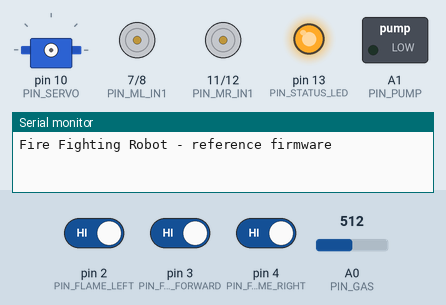
Bench run of a sketch on a simulated Arduino Uno, built with avr-gcc and run on an emulated ATmega328P. On the bench: servo, motor-driver pin pairs drawn as motors (green arrow = first pin HIGH = forward, orange = second pin HIGH = backward, longer = more drive, scaled by the enable pin), switched loads named in the sketch (green lamp = pin HIGH), output pins drawn as LEDs (lit = HIGH), the last lines printed to the serial monitor. Dashed ring = blinking. The test bench sets the inputs (shaded band); at power-on: pin 2 (PIN_FLAME_LEFT) HIGH, pin 3 (PIN_FLAME_FORWARD) HIGH, pin 4 (PIN_FLAME_RIGHT) HIGH, A0 (PIN_GAS) = 512. The modem accepts every AT command (registered, SIM ready, sends succeed) and sends nothing else.

Above: at 1.2 s.
1.3 s: pin 2 (PIN_FLAME_LEFT) driven LOW
At 5.22 s:
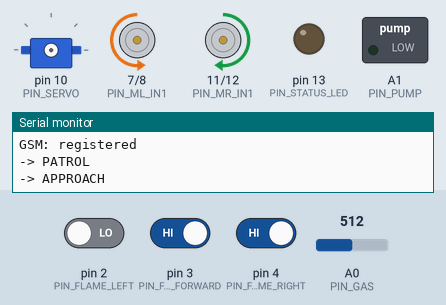
6.9 s: pin 3 (PIN_FLAME_FORWARD) driven LOW
At 8.62 s:
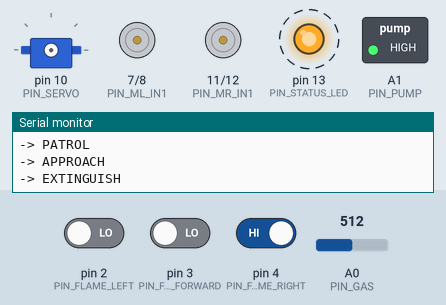
10.4 s: pin 2 (PIN_FLAME_LEFT) driven HIGH and pin 3 (PIN_FLAME_FORWARD) driven HIGH
At 10.74 s:
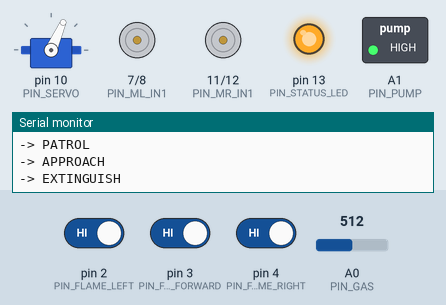
15.7 s: pin 4 (PIN_FLAME_RIGHT) driven LOW
Timing chart, 0 to 22.1 s (numbered marks = the images above; inputs shaded):
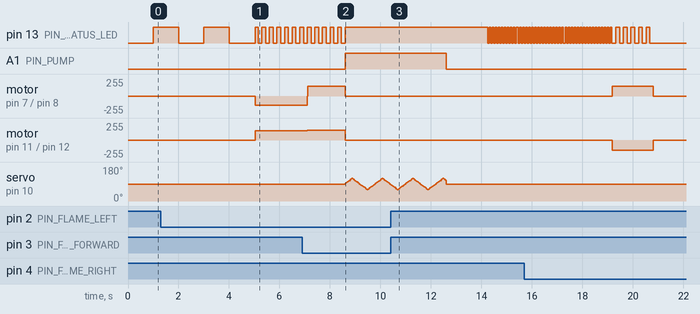

Measured:
- after the input at 1.3 s, motor on pin 7 (PIN_ML_IN1) / pin 8 (PIN_ML_IN2): stopped → backward 140/255 after 3.7 s; motor on pin 11 (PIN_MR_IN1) / pin 12 (PIN_MR_IN2): stopped → forward 140/255 after 3.7 s
- after the input at 6.9 s, pin 13 (PIN_STATUS_LED): goes on until 8.6 s, then stays HIGH; A1 (PIN_PUMP): LOW → HIGH after 1.7 s
- after the input at 10.4 s, pin 13 (PIN_STATUS_LED): alternates HIGH for 0.06 s and LOW for 0.06 s, starting after 3.8 s; A1 (PIN_PUMP): goes on until 12.6 s, then stays LOW; servo on pin 10 (PIN_SERVO): goes on until 12.6 s, then stays 90°

The sketch:

FireFightingRobot.ino
```cpp
/*
 * FireFightingRobot.ino
 * Fire Fighting Robot with SMS and Call Alert - Arduino Uno
 *
 * *** REFERENCE IMPLEMENTATION ***
 * Newly written in 2026 from the design in the 2023-24 project report. It is
 * NOT the original project code (which is not available), and it has been
 * compile-checked only. It has not been tested on hardware. Pin numbers are
 * proposals defined in config.h.
 *
 * Behaviour (follows the report flowchart, with added safety logic):
 *   PATROL     drive forward slowly, watch three flame sensors
 *   APPROACH   steer toward the flame; stop when the forward sensor has seen
 *              it for a while
 *   EXTINGUISH stop, aim the servo, run the pump for a bounded time
 *   VERIFY     re-check the sensors; repeat up to a limit
 *   ALERT      send SMS (and optionally call) with the outcome
 *   LOCKOUT    stay stopped for a cooldown, then resume patrol
 *   GAS_ALARM  MQ-2 above threshold: stop everything and alert
 *
 * Design decisions (and why):
 *  - Non-blocking timing (millis) everywhere except the GSM exchange. The GSM
 *    exchange is blocking but bounded by timeouts, and only runs when motors
 *    and pump are already off, so no actuator is left running unattended and
 *    the supply is not asked to feed pump + GSM burst current together.
 *  - Flame inputs are debounced with a hysteresis counter (sunlight / flicker).
 *  - Motors reverse only through a dead-time stop; the pump refuses to start
 *    while a motor is moving (interlock) and is always forced off on entry to
 *    any state that does not need it.
 *  - Servo is attached only while spraying (the Servo library shares Timer1
 *    interrupts with SoftwareSerial and causes jitter/garbled bytes otherwise).
 *  - Gas alarm stops the robot: motors and relays can spark near gas.
 *  - SMS/call are rate-limited so a persistent fire cannot flood the phone.
 *  - No String objects (heap fragmentation on a 2 KB RAM device).
 */

#include <Servo.h>
#include <SoftwareSerial.h>
#include "config.h"

#if defined(__has_include)
#  if __has_include("secrets.h")
#    include "secrets.h"
#  endif
#endif
#ifndef ALERT_PHONE_NUMBER
#  define ALERT_PHONE_NUMBER "+000000000000"
#  define PLACEHOLDER_PHONE_NUMBER 1
#endif

#if DEBUG_SERIAL
#  define LOG(x) Serial.println(x)
#else
#  define LOG(x)
#endif

// ---------------------------------------------------------------------------
// Globals
// ---------------------------------------------------------------------------
Servo aimServo;
SoftwareSerial gsm(PIN_GSM_RX, PIN_GSM_TX);

State    state = State::Init;
uint32_t stateEnteredMs = 0;

// Flame sensing
const uint8_t FLAME_PINS[3] = {PIN_FLAME_LEFT, PIN_FLAME_FORWARD, PIN_FLAME_RIGHT};
const uint8_t FLAME_L = 1, FLAME_F = 2, FLAME_R = 4;
uint8_t  flameCounter[3] = {0, 0, 0};
uint8_t  flameStableMask = 0;
uint32_t lastFlameSampleMs = 0;
uint32_t lastFlameSeenMs = 0;
uint32_t forwardSinceMs = 0;           // 0 = forward sensor not currently active

// Motors: index 0 = left, 1 = right
const uint8_t MOTOR_IN1[2] = {PIN_ML_IN1, PIN_MR_IN1};
const uint8_t MOTOR_IN2[2] = {PIN_ML_IN2, PIN_MR_IN2};
const uint8_t MOTOR_EN[2]  = {PIN_ML_EN,  PIN_MR_EN};
int16_t  motorTarget[2]  = {0, 0};
int16_t  motorApplied[2] = {0, 0};
uint32_t motorChangedMs[2] = {0, 0};

// Pump / servo
bool     pumpOn = false;
uint32_t pumpStartMs = 0;
uint8_t  extinguishAttempts = 0;
int16_t  servoAngle = SERVO_CENTER_DEG;
int8_t   servoDir = 1;
uint32_t lastServoStepMs = 0;

// Gas
uint16_t gasAvg = 0;
bool     gasAlarmActive = false;
uint8_t  gasCounter = 0;
uint32_t lastGasSampleMs = 0;

// GSM / alerts
bool     gsmReady = false;
bool     gsmInitTried = false;
Outcome  outcome = OUTCOME_EXTINGUISHED;
uint32_t lockoutMs = 0;
bool     fireAlertEverSent = false, gasAlertEverSent = false;
uint32_t lastFireAlertMs = 0, lastGasAlertMs = 0;

// Status LED
uint32_t lastLedMs = 0;

// ---------------------------------------------------------------------------
// Motor control
// ---------------------------------------------------------------------------
static void applyMotor(uint8_t i, int16_t speed) {
  if (speed > 255)  speed = 255;
  if (speed < -255) speed = -255;
  if (speed > 0)      { digitalWrite(MOTOR_IN1[i], HIGH); digitalWrite(MOTOR_IN2[i], LOW);  }
  else if (speed < 0) { digitalWrite(MOTOR_IN1[i], LOW);  digitalWrite(MOTOR_IN2[i], HIGH); }
  else                { digitalWrite(MOTOR_IN1[i], LOW);  digitalWrite(MOTOR_IN2[i], LOW);  }
  analogWrite(MOTOR_EN[i], speed < 0 ? -speed : speed);
  motorApplied[i] = speed;
}

// Immediate stop of both motors (used for safety stops).
static void stopMotorsNow() {
  for (uint8_t i = 0; i < 2; i++) {
    motorTarget[i] = 0;
    applyMotor(i, 0);
    motorChangedMs[i] = millis();
  }
}

static void setDrive(int16_t left, int16_t right) {
  motorTarget[0] = left;
  motorTarget[1] = right;
}

// Moves each motor toward its target; forces a brief stop when direction flips.
static void motorsUpdate(uint32_t now) {
  for (uint8_t i = 0; i < 2; i++) {
    if (motorApplied[i] == motorTarget[i]) continue;
    bool reversing = (motorApplied[i] > 0 && motorTarget[i] < 0) ||
                     (motorApplied[i] < 0 && motorTarget[i] > 0);
    if (reversing) {
      applyMotor(i, 0);
      motorChangedMs[i] = now;
      continue;
    }
    if (motorApplied[i] == 0 && motorTarget[i] != 0 &&
        (now - motorChangedMs[i]) < MOTOR_DEADTIME_MS) continue;
    applyMotor(i, motorTarget[i]);
    motorChangedMs[i] = now;
  }
}

// ---------------------------------------------------------------------------
// Pump and servo
// ---------------------------------------------------------------------------
static void pumpSet(bool on) {
  if (on) {
    // Interlock: never start the pump while a wheel is turning.
    if (motorApplied[0] != 0 || motorApplied[1] != 0) {
      LOG(F("Pump refused: motors moving"));
      return;
    }
    digitalWrite(PIN_PUMP, PUMP_ON_LEVEL);
    if (!pumpOn) pumpStartMs = millis();
    pumpOn = true;
  } else {
    digitalWrite(PIN_PUMP, !PUMP_ON_LEVEL);
    pumpOn = false;
  }
}

static void servoStart() {
  if (!aimServo.attached()) aimServo.attach(PIN_SERVO);
  servoAngle = SERVO_CENTER_DEG;
  servoDir = 1;
  aimServo.write(servoAngle);
}

static void servoSweepUpdate(uint32_t now) {
  if (!aimServo.attached() || (now - lastServoStepMs) < SERVO_STEP_MS) return;
  lastServoStepMs = now;
  servoAngle += servoDir * SERVO_STEP_DEG;
  if (servoAngle >= SERVO_CENTER_DEG + SERVO_SWEEP_DEG) { servoAngle = SERVO_CENTER_DEG + SERVO_SWEEP_DEG; servoDir = -1; }
  if (servoAngle <= SERVO_CENTER_DEG - SERVO_SWEEP_DEG) { servoAngle = SERVO_CENTER_DEG - SERVO_SWEEP_DEG; servoDir = 1; }
  aimServo.write(servoAngle);
}

static void servoCenter() {
  if (aimServo.attached()) aimServo.write(SERVO_CENTER_DEG);
}

static void servoRelease() {
  if (aimServo.attached()) aimServo.detach();
}

// ---------------------------------------------------------------------------
// Sensors
// ---------------------------------------------------------------------------
// Debounce with hysteresis: counter rises while a sensor reads "flame" and
// falls otherwise; the stable flag sets at CONFIRM and clears at zero.
static void updateFlameSensors(uint32_t now) {
  if ((now - lastFlameSampleMs) < FLAME_SAMPLE_MS) return;
  lastFlameSampleMs = now;
  for (uint8_t i = 0; i < 3; i++) {
    bool active = (digitalRead(FLAME_PINS[i]) == FLAME_ACTIVE_LEVEL);
    if (active) { if (flameCounter[i] < FLAME_CONFIRM_SAMPLES) flameCounter[i]++; }
    else        { if (flameCounter[i] > 0) flameCounter[i]--; }
    uint8_t bit = 1 << i;
    if (flameCounter[i] >= FLAME_CONFIRM_SAMPLES) flameStableMask |= bit;
    else if (flameCounter[i] == 0)                flameStableMask &= ~bit;
  }
  if (flameStableMask) lastFlameSeenMs = now;
}

static void updateGasSensor(uint32_t now) {
  if (now < MQ2_WARMUP_MS) return;               // heater needs warm-up
  if ((now - lastGasSampleMs) < GAS_SAMPLE_MS) return;
  lastGasSampleMs = now;
  uint16_t adc = analogRead(PIN_GAS);
  gasAvg = (gasAvg == 0) ? adc : (uint16_t)((3UL * gasAvg + adc) / 4);   // light smoothing
  if (gasAvg >= GAS_ALARM_ADC) {
    if (gasCounter < GAS_CONFIRM_SAMPLES) gasCounter++;
    if (gasCounter >= GAS_CONFIRM_SAMPLES) gasAlarmActive = true;
  } else if (gasAvg <= GAS_CLEAR_ADC) {
    gasCounter = 0;
    gasAlarmActive = false;
  }
}

// ---------------------------------------------------------------------------
// GSM (AT commands). Blocking, but every wait is bounded by a timeout.
// ---------------------------------------------------------------------------
static void gsmFlush() { while (gsm.available()) gsm.read(); }

// Waits for tokenA or tokenB in the incoming data.
// Returns 1 (A), 2 (B), -1 (ERROR received) or 0 (timeout).
static int8_t gsmWaitFor(const char* tokenA, uint32_t timeoutMs, const char* tokenB) {
  char buf[48];
  uint8_t n = 0;
  buf[0] = '\0';
  uint32_t start = millis();
  while ((millis() - start) < timeoutMs) {
    while (gsm.available()) {
      char c = (char)gsm.read();
      if (n >= sizeof(buf) - 1) {                // rolling window: drop the oldest half
        uint8_t half = sizeof(buf) / 2;
        memmove(buf, buf + half, n - half);
        n -= half;
      }
      buf[n++] = c;
      buf[n] = '\0';
      if (strstr(buf, tokenA)) return 1;
      if (tokenB && strstr(buf, tokenB)) return 2;
      if (strstr(buf, "ERROR")) return -1;
    }
  }
  return 0;
}

static bool gsmCommand(const __FlashStringHelper* cmd, const char* expect, uint32_t timeoutMs) {
  gsmFlush();
  gsm.println(cmd);
  return gsmWaitFor(expect, timeoutMs, nullptr) == 1;
}

static bool gsmInit() {
  LOG(F("GSM: init"));
  bool alive = false;
  for (uint8_t i = 0; i < 5 && !alive; i++) {
    alive = gsmCommand(F("AT"), "OK", 1000);
    if (!alive) delay(500);                      // boot-time only; nothing is moving yet
  }
  if (!alive) { LOG(F("GSM: no response")); return false; }
  gsmCommand(F("ATE0"), "OK", 1000);             // echo off
  if (!gsmCommand(F("AT+CMGF=1"), "OK", 1000)) { LOG(F("GSM: text mode failed")); return false; }

  for (uint8_t i = 0; i < 10; i++) {             // wait for network registration (home/roaming)
    gsmFlush();
    gsm.println(F("AT+CREG?"));
    if (gsmWaitFor(",1", 1000, ",5") > 0) { LOG(F("GSM: registered")); return true; }
    delay(1000);
  }
  LOG(F("GSM: not registered"));
  return false;
}

static void gsmPrintMessage(Outcome o) {
  switch (o) {
    case OUTCOME_EXTINGUISHED:  gsm.print(F("FIRE ALERT: flame detected and extinguished by robot."));       break;
    case OUTCOME_STILL_BURNING: gsm.print(F("FIRE ALERT: flame still detected after extinguishing. Check now.")); break;
    case OUTCOME_UNREACHABLE:   gsm.print(F("FIRE ALERT: flame detected, robot could not reach it. Check now."));  break;
    case OUTCOME_GAS:           gsm.print(F("GAS ALERT: gas/smoke level high. Robot stopped."));              break;
  }
}

static bool sendSmsOnce(Outcome o) {
  gsmFlush();
  gsm.print(F("AT+CMGS=\""));
  gsm.print(F(ALERT_PHONE_NUMBER));
  gsm.println('"');
  if (gsmWaitFor(">", 5000, nullptr) != 1) return false;
  gsmPrintMessage(o);
  gsm.write((uint8_t)0x1A);                      // Ctrl+Z ends the message
  return gsmWaitFor("+CMGS:", 30000, nullptr) == 1;
}

static bool sendSms(Outcome o) {
#ifdef PLACEHOLDER_PHONE_NUMBER
  LOG(F("WARNING: secrets.h missing, using placeholder phone number"));
#endif
  if (!gsmReady) gsmReady = gsmInit();           // retry initialisation if it failed earlier
  if (!gsmReady) return false;
  for (uint8_t i = 0; i <= SMS_RETRIES; i++) {
    if (sendSmsOnce(o)) { LOG(F("SMS sent")); return true; }
    LOG(F("SMS failed, retrying"));
    delay(1000);
  }
  gsmReady = false;                              // force re-init on next alert
  return false;
}

static void placeCall() {
  if (!gsmReady) return;
  gsmFlush();
  gsm.print(F("ATD"));
  gsm.print(F(ALERT_PHONE_NUMBER));
  gsm.println(';');                              // ';' = voice call
  uint32_t start = millis();
  while ((millis() - start) < CALL_RING_MS) { }  // ring; bounded wait, actuators are off
  gsm.println(F("ATH"));                         // hang up
  gsmWaitFor("OK", 2000, nullptr);
  LOG(F("Call placed"));
}

// Sends the alert for an outcome, honouring the minimum interval between alerts.
static void sendAlert(Outcome o) {
  uint32_t now = millis();
  bool isGas = (o == OUTCOME_GAS);
  bool everSent = isGas ? gasAlertEverSent : fireAlertEverSent;
  uint32_t last = isGas ? lastGasAlertMs : lastFireAlertMs;
  uint32_t minGap = isGas ? GAS_ALERT_MIN_INTERVAL_MS : FIRE_ALERT_MIN_INTERVAL_MS;
  if (everSent && (now - last) < minGap) { LOG(F("Alert suppressed (rate limit)")); return; }

  bool ok = sendSms(o);
  if (ok && CALL_ENABLED && o != OUTCOME_EXTINGUISHED) placeCall();
  if (isGas) { gasAlertEverSent = true; lastGasAlertMs = millis(); }
  else       { fireAlertEverSent = true; lastFireAlertMs = millis(); }
}

// ---------------------------------------------------------------------------
// State machine
// ---------------------------------------------------------------------------
static void enterState(State s) {
  state = s;
  stateEnteredMs = millis();
  switch (s) {
    case State::Init:
      break;
    case State::Patrol:
      pumpSet(false); servoRelease();
      extinguishAttempts = 0;
      forwardSinceMs = 0;
      LOG(F("-> PATROL"));
      break;
    case State::Approach:
      forwardSinceMs = 0;
      LOG(F("-> APPROACH"));
      break;
    case State::Extinguish:
      stopMotorsNow();                           // interlock: wheels stopped before the pump runs
      servoStart();
      extinguishAttempts++;
      pumpSet(true);
      LOG(F("-> EXTINGUISH"));
      break;
    case State::Verify:
      pumpSet(false);
      servoCenter();
      LOG(F("-> VERIFY"));
      break;
    case State::Alert:
      stopMotorsNow(); pumpSet(false); servoRelease();
      LOG(F("-> ALERT"));
      sendAlert(outcome);                        // blocking but bounded; actuators are off
      lockoutMs = (outcome == OUTCOME_EXTINGUISHED) ? LOCKOUT_EXTINGUISHED_MS : LOCKOUT_FAILED_MS;
      enterState(State::Lockout);
      break;
    case State::Lockout:
      LOG(F("-> LOCKOUT"));
      break;
    case State::GasAlarm:
      stopMotorsNow(); pumpSet(false); servoRelease();
      LOG(F("-> GAS ALARM"));
      sendAlert(OUTCOME_GAS);
      break;
  }
}

static void runStateMachine(uint32_t now) {
  switch (state) {

    case State::Init:
      // Stay stationary while the GSM module boots and the MQ-2 heater warms up.
      if (!gsmInitTried && now >= GSM_BOOT_WAIT_MS) {
        gsmReady = gsmInit();
        gsmInitTried = true;
      }
      if (gsmInitTried) enterState(State::Patrol);
      break;

    case State::Patrol:
      if (gasAlarmActive) { enterState(State::GasAlarm); break; }
      if (flameStableMask) { enterState(State::Approach); break; }
      if (PATROL_DRIVE_ENABLED) setDrive(PATROL_SPEED, PATROL_SPEED);
      else                      setDrive(0, 0);
      break;

    case State::Approach: {
      if (gasAlarmActive) { enterState(State::GasAlarm); break; }
      if ((now - stateEnteredMs) > APPROACH_TIMEOUT_MS) {
        stopMotorsNow(); outcome = OUTCOME_UNREACHABLE; enterState(State::Alert); break;
      }
      if (!flameStableMask) {                    // lost sight of the flame
        setDrive(0, 0);
        forwardSinceMs = 0;
        if ((now - lastFlameSeenMs) > FLAME_LOST_TIMEOUT_MS) enterState(State::Patrol);
        break;
      }
      bool left  = flameStableMask & FLAME_L;
      bool fwd   = flameStableMask & FLAME_F;
      bool right = flameStableMask & FLAME_R;
      if (fwd || (left && right)) {
        if (forwardSinceMs == 0) forwardSinceMs = now;
        setDrive(APPROACH_SPEED, APPROACH_SPEED);
        if ((now - forwardSinceMs) >= FORWARD_REACHED_MS) { enterState(State::Extinguish); }
      } else if (left) {
        forwardSinceMs = 0;
        setDrive(-TURN_SPEED, TURN_SPEED);       // pivot left
      } else if (right) {
        forwardSinceMs = 0;
        setDrive(TURN_SPEED, -TURN_SPEED);       // pivot right
      }
      break;
    }

    case State::Extinguish:
      servoSweepUpdate(now);
      if ((now - pumpStartMs) >= PUMP_RUN_MS) enterState(State::Verify);
      break;

    case State::Verify:
      if ((now - stateEnteredMs) < VERIFY_SETTLE_MS) break;
      servoRelease();
      if (!flameStableMask) {
        outcome = OUTCOME_EXTINGUISHED; enterState(State::Alert);
      } else if (extinguishAttempts < MAX_EXTINGUISH_ATTEMPTS) {
        enterState(State::Extinguish);
      } else {
        outcome = OUTCOME_STILL_BURNING; enterState(State::Alert);
      }
      break;

    case State::Alert:                           // handled on entry
      break;

    case State::Lockout:
      if ((now - stateEnteredMs) >= lockoutMs) enterState(State::Patrol);
      break;

    case State::GasAlarm:
      if (!gasAlarmActive) enterState(State::Patrol);
      break;
  }
}

// ---------------------------------------------------------------------------
// Status LED: slow blink = patrol, fast = approach, solid = spraying, very fast = alert/lockout/gas
// ---------------------------------------------------------------------------
static void updateStatusLed(uint32_t now) {
  uint16_t interval;
  switch (state) {
    case State::Patrol:     interval = 500; break;
    case State::Approach:   interval = 150; break;
    case State::Extinguish:
    case State::Verify:     digitalWrite(PIN_STATUS_LED, HIGH); return;
    case State::Init:       interval = 1000; break;
    default:                interval = 60;  break;
  }
  if ((now - lastLedMs) >= interval) {
    lastLedMs = now;
    digitalWrite(PIN_STATUS_LED, !digitalRead(PIN_STATUS_LED));
  }
}

// ---------------------------------------------------------------------------
// Arduino entry points
// ---------------------------------------------------------------------------
void setup() {
  // Safe outputs first: set the OFF level before switching the pin to OUTPUT.
  digitalWrite(PIN_PUMP, !PUMP_ON_LEVEL);
  pinMode(PIN_PUMP, OUTPUT);
  for (uint8_t i = 0; i < 2; i++) {
    digitalWrite(MOTOR_IN1[i], LOW);
    digitalWrite(MOTOR_IN2[i], LOW);
    digitalWrite(MOTOR_EN[i],  LOW);
    pinMode(MOTOR_IN1[i], OUTPUT);
    pinMode(MOTOR_IN2[i], OUTPUT);
    pinMode(MOTOR_EN[i],  OUTPUT);
  }
  for (uint8_t i = 0; i < 3; i++) pinMode(FLAME_PINS[i], INPUT);
  pinMode(PIN_STATUS_LED, OUTPUT);

#if DEBUG_SERIAL
  Serial.begin(9600);
#endif
  gsm.begin(GSM_BAUD);
  LOG(F("Fire Fighting Robot - reference firmware"));
  enterState(State::Init);
}

void loop() {
  uint32_t now = millis();
  updateFlameSensors(now);
  updateGasSensor(now);
  runStateMachine(now);
  motorsUpdate(now);
  updateStatusLed(now);
}
```

Source omitted: config.h (4963 bytes)
